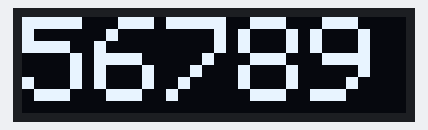
This sketch was run on a simulated Arduino Uno, built with avr-gcc and run on an emulated ATmega328P. On the bench: 128×32 one-colour display.

Above: at 0.1 s.

The sketch:

_ssd1306_test.ino
```cpp
#include <Wire.h>
#include <Adafruit_GFX.h>
#include <Adafruit_SSD1306.h>

#define SCREEN_WIDTH 128
#define SCREEN_HEIGHT 32

Adafruit_SSD1306 display(SCREEN_WIDTH, SCREEN_HEIGHT, &Wire, -1);

void setup() {
  // put your setup code here, to run once:
  Serial.begin(115200);
  if(!display.begin(SSD1306_SWITCHCAPVCC, 0x3C)) {
    Serial.println(F("SSD1306 allocation failed"));
    for(;;);
  }

  int cnt = 6789;

  display.clearDisplay();
  display.setTextColor(WHITE);
  display.setTextSize(4);
//  display.setTextColor(BLACK, WHITE); //反白，白底黑字
  display.setCursor(0, 0);
  display.print("56789");
//  display.println((String) cnt);
  display.display();
}

void loop() {
  // put your main code here, to run repeatedly:

}
```
